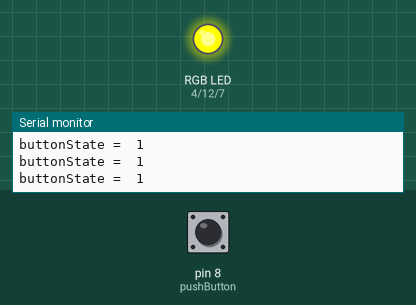
The sketch below on a simulated Arduino Uno, built with avr-gcc and run on an emulated ATmega328P. On the bench: an RGB LED mixed from three pins (HIGH = lit), the last lines printed to the serial monitor. The test bench sets the inputs (shaded band); at power-on: pin 8 (pushButton) HIGH.

Above: at 1.2 s.
1.3 s: pin 8 (pushButton) pulled LOW for 0.15 s
At 1.4 s:
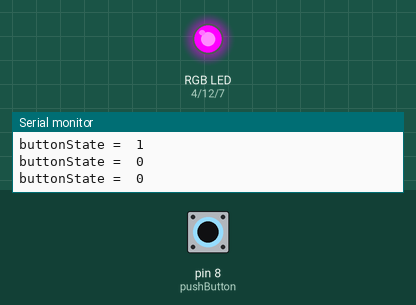
2.9 s: pin 8 (pushButton) pulled LOW for 3.2 s
At 6.8 s:
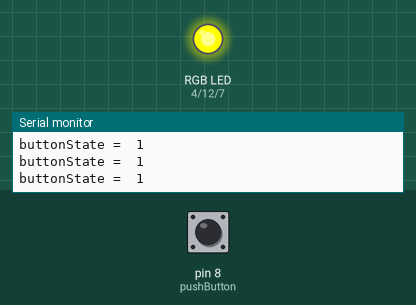
Timing chart, 0 to 8.3 s (numbered marks = the images above; inputs shaded):
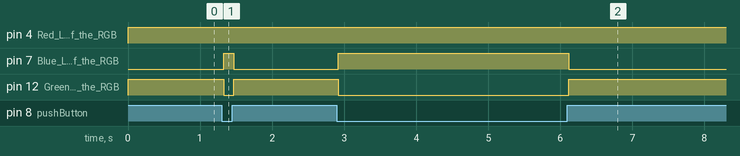

Measured:
- after the input at 1.3 s, pin 7 (Blue_LED_of_the_RGB): LOW → HIGH at once, → LOW 0.14 s later; pin 12 (Green_LED_of_the_RGB): HIGH → LOW at once, → HIGH 0.14 s later
- after the input at 2.9 s, pin 7 (Blue_LED_of_the_RGB): LOW → HIGH at once, → LOW 3.2 s later; pin 12 (Green_LED_of_the_RGB): HIGH → LOW at once, → HIGH 3.2 s later

The sketch:

Lab_Report_2_Alternate_Push_Button_RGB_Control.ino
```cpp
/* Alternate Push button RGB control
The goal of this program is that when we press the PB, the red and blue LED
of the RGB will be on and when we aren't pressing the PB, the red and green LED of the
 RGB will be on.
The main theme of this program is digital input controlling digital output, because a PB is
used to activate and deactivate the LEDs of the RGB*/
int pushButton = 8; //identify the pin that has the PB, by naming it

// the setup routine runs once when you press reset:
void setup() {
  Serial.begin(9600); // initializing serial communication
  pinMode(12, OUTPUT); //Green LED of the RGB
  pinMode(4, OUTPUT); //Red LED of the RGB
  pinMode(7, OUTPUT); //Blue LED of the RGB
  pinMode(8, INPUT_PULLUP); //identifying the pins as an output or input_pullup depending on the component attached to it
}

// the loop routine runs over and over again forever:
void loop() {
  int buttonState = digitalRead(pushButton); //reads the input_pullup pin to identify its status
  // print out the state of the button:
  Serial.print("buttonState ="); //prints out whatever is in quotations on the serial monitor
  Serial.print("\t") ; //creates a gap between "buttonState =" and the values
  Serial.println(buttonState); //prints out the buttonState value (0 or 1) on the serial monitor
  digitalWrite(12,buttonState); //Green LED will turn on if button is not pressed,
  digitalWrite(4,1); // Red LED will always be on
  digitalWrite(7,!buttonState); // Blue LED will turn off if button is pressed

}
```
